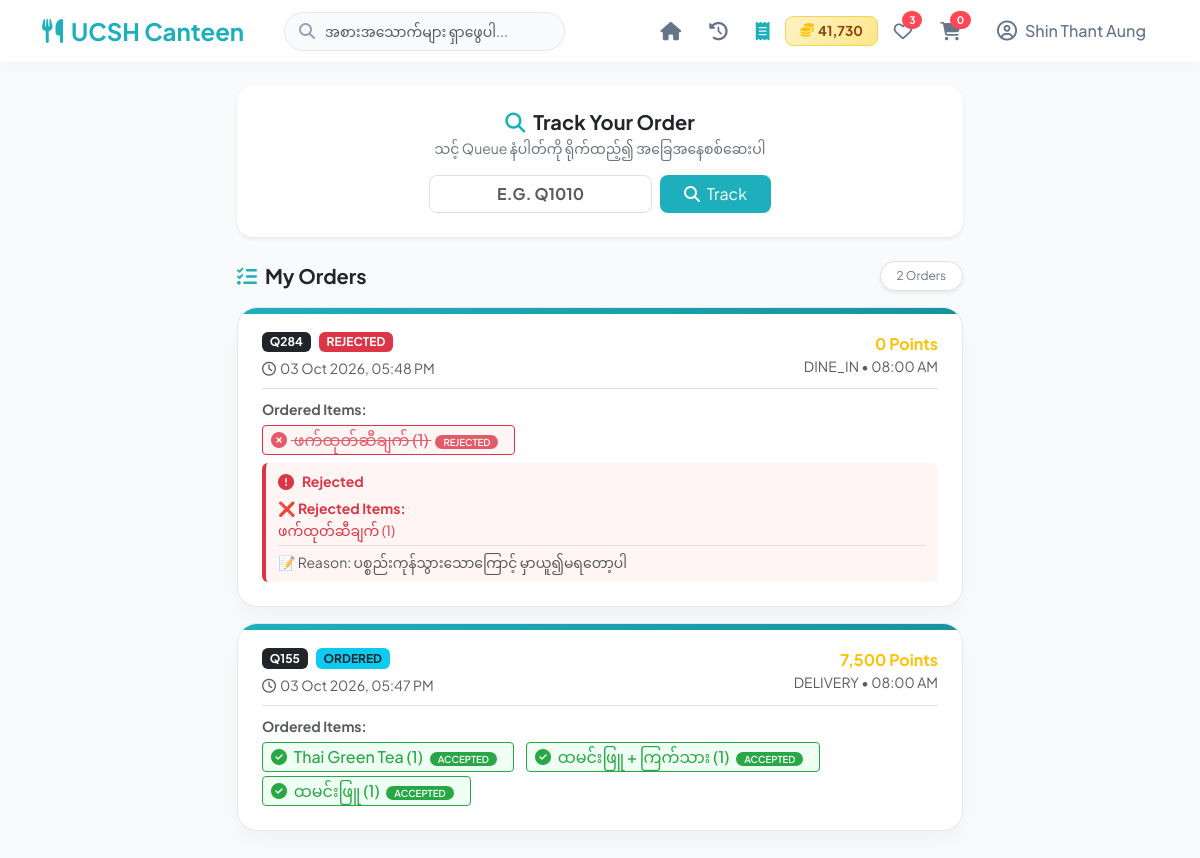
The page /track.php (signed in) on the database its author committed.
### tables this page shows
CREATE TABLE `users` (
  `userId` int(11) NOT NULL,
  `username` varchar(100) NOT NULL,
  `phoneNumber` varchar(20) NOT NULL,
  `password` varchar(255) NOT NULL,
  `role` enum('Admin','Customer') DEFAULT 'Customer',
  `customerType` enum('Guest','Logged') DEFAULT 'Logged',
  `points` int(11) NOT NULL DEFAULT 0,
  `createdAt` timestamp NOT NULL DEFAULT current_timestamp()
);

CREATE TABLE `orders` (
  `orderId` int(11) NOT NULL,
  `queue_number` varchar(20) DEFAULT NULL,
  `qr_code` varchar(255) DEFAULT NULL,
  `userId` int(11) DEFAULT NULL,
  `serviceType` varchar(50) DEFAULT NULL,
  `pickupTime` varchar(50) NOT NULL,
  `specialRequest` text DEFAULT NULL,
  `trackingStatus` enum('Pending','Confirmed','Cooking','PickUp','Completed','Rejected') DEFAULT 'Pending',
  `totalAmount` int(11) NOT NULL,
  `points_used` int(11) NOT NULL DEFAULT 0,
  `voucherSent` tinyint(1) DEFAULT 0,
  `createdAt` timestamp NOT NULL DEFAULT current_timestamp(),
  `orderType` enum('dine_in','pickup','delivery') DEFAULT 'dine_in',
  `status` enum('ordered','cooking','pickup','completed','rejected','partial_rejected') DEFAULT 'ordered',
  `rejectionReason` text DEFAULT NULL,
  `rejected_items` text DEFAULT NULL,
  `updatedAt` timestamp NOT NULL DEFAULT current_timestamp() ON UPDATE current_timestamp(),
  `deliveryAddress` varchar(255) DEFAULT NULL,
  `deliveryFee` int(11) DEFAULT 0,
  `deliveryLat` decimal(10,7) DEFAULT NULL,
  `deliveryLng` decimal(10,7) DEFAULT NULL,
  `deliveryStatus` enum('pending','preparing','on_the_way','delivered') DEFAULT 'pending'
);

### track.php (the view, shortened to what this page needs)
<?php
require_once 'db.php';
$isLoggedIn = isset($_SESSION['user_id']);
$user_id = $isLoggedIn ? $_SESSION['user_id'] : 0;
$currentPoints = 0;
$cart_count = 0;
$like_count = 0;
if ($isLoggedIn) {
    $userStmt = $conn->prepare("SELECT points FROM users WHERE userId = ?");
    $userStmt->bind_param("i", $user_id);
    $userStmt->execute();
    $userResult = $userStmt->get_result();
    $userData = $userResult->fetch_assoc();
    $currentPoints = $userData['points'] ?? 0;
    $cart_count_stmt = $conn->prepare("SELECT SUM(quantity) as total FROM cart WHERE userId = ?");
    if ($cart_count_stmt) {
        $cart_count_stmt->bind_param("i", $user_id);
        $cart_count_stmt->execute();
        $cart_count_res = $cart_count_stmt->get_result()->fetch_assoc();
        $cart_count = $cart_count_res['total'] ?? 0;
    }
    $like_stmt = $conn->prepare("SELECT COUNT(*) as total FROM liked_items WHERE userId = ?");
    if ($like_stmt) {
        $like_stmt->bind_param("i", $user_id);
        $like_stmt->execute();
        $like_res = $like_stmt->get_result()->fetch_assoc();
        $like_count = $like_res['total'] ?? 0;
    }
}
$orders = null;
if ($isLoggedIn) {
    $orders = $conn->query("SELECT o.*,
                            (SELECT GROUP_CONCAT(CONCAT(m.itemName, ' (', oi.quantity, ')') SEPARATOR ', ')
                             FROM order_items oi
                             JOIN menu_items m ON oi.itemId = m.itemId
                             WHERE oi.orderId = o.orderId) as items,
                            (SELECT GROUP_CONCAT(CONCAT(m.itemName, ' (', oi.quantity, ')') SEPARATOR ', ')
                             FROM order_items oi
                             JOIN menu_items m ON oi.itemId = m.itemId
                             WHERE oi.orderId = o.orderId
                             AND FIND_IN_SET(oi.itemId, o.rejected_items)) as rejected_item_names,
                            (SELECT GROUP_CONCAT(CONCAT(m.itemId, ':', m.itemName, ' (', oi.quantity, ')') SEPARATOR '|')
                             FROM order_items oi
                             JOIN menu_items m ON oi.itemId = m.itemId
                             WHERE oi.orderId = o.orderId) as items_with_id
                            FROM orders o
                            WHERE o.userId = $user_id
                            ORDER BY o.orderId DESC");
}
?>
<!DOCTYPE html>
<html lang="my">
<head>
    <link href="https://cdn.jsdelivr.net/npm/bootstrap@5.3.0/dist/css/bootstrap.min.css" rel="stylesheet">
    <link rel="stylesheet" href="https://cdnjs.cloudflare.com/ajax/libs/font-awesome/6.4.0/css/all.min.css">
</head>
<body class="pb-5">
<nav class="navbar navbar-expand-lg sticky-top navbar-custom py-2">
    <div class="container">
        <a class="navbar-brand fw-bold fs-4 text-brand d-flex align-items-center me-3" href="<?= $isLoggedIn ? 'index.php' : 'guest.php' ?>">
            <i class="fa-solid fa-utensils me-2"></i>UCSH Canteen
        </a>
        <div class="search-box position-relative flex-grow-1 mx-lg-4 my-2 my-lg-0">
            <i class="fa-solid fa-magnifying-glass search-icon"></i>
            <input type="text" id="searchInput" class="form-control form-control-sm py-2" placeholder="အစားအသောက်များ ရှာဖွေပါ...">
        </div>
        <div class="collapse navbar-collapse" id="navbarIcons">
            <div class="d-flex align-items-center ms-auto gap-1 mt-3 mt-lg-0 justify-content-around">
                <?php if ($isLoggedIn): ?>
                    <a href="index.php" class="nav-icon-btn text-decoration-none" title="Home">
                        <i class="fa-solid fa-house"></i>
                    </a>
                    <a href="track.php" class="nav-icon-btn text-decoration-none" title="Track Order">
                        <i class="fa-solid fa-clock-rotate-left"></i>
                    </a>
                    <a href="history.php" class="nav-icon-btn text-decoration-none text-brand" title="Order History">
                        <i class="fa-solid fa-receipt"></i>
                    </a>
                    <span class="points-nav"><i class="fa-solid fa-coins text-warning"></i> <?= number_format($currentPoints) ?></span>
                    <a href="likes.php" class="nav-icon-btn text-decoration-none" title="Liked Items">
                        <i class="fa-regular fa-heart"></i>
                        <span class="badge rounded-pill nav-badge"><?= $like_count ?></span>
                    </a>
                    <a href="cart.php" class="nav-icon-btn text-decoration-none" title="Cart">
                        <i class="fa-solid fa-cart-shopping"></i>
                        <span class="badge rounded-pill nav-badge"><?= $cart_count ?></span>
                    </a>
                    <div class="dropdown ms-lg-2">
                        <a href="#" class="nav-icon-btn text-decoration-none d-flex align-items-center gap-2" data-bs-toggle="dropdown">
                            <i class="fa-regular fa-user-circle fs-5"></i>
                            <span class="fw-medium small d-none d-lg-inline"><?= htmlspecialchars($_SESSION['username'] ?? 'Account') ?></span>
                        </a>
                    </div>
                <?php else: ?>
                    <a href="login.php" class="btn btn-outline-secondary btn-sm px-3 rounded-pill fw-medium">Login</a>
                    <a href="register.php" class="btn btn-brand btn-sm px-3 rounded-pill fw-medium">Register</a>
                <?php endif; ?>
            </div>
        </div>
    </div>
</nav>
<div class="container my-4" style="max-width: 750px;">
    <div class="card border-0 shadow-sm rounded-4 p-4 mb-4 bg-white">
        <div class="text-center mb-3">
            <h5 class="fw-bold text-dark mb-1">
                <i class="fa-solid fa-magnifying-glass text-brand me-2"></i>Track Your Order
            </h5>
            <p class="text-secondary small mb-0">သင့် Queue နံပါတ်ကို ရိုက်ထည့်၍ အခြေအနေစစ်ဆေးပါ</p>
        </div>
        <div class="d-flex justify-content-center gap-2 tracker-input">
            <input type="text" id="trackQueueInput" class="form-control text-center rounded-3 text-uppercase fw-bold" placeholder="e.g. Q1010" required>
            <button onclick="trackOrder()" class="btn btn-brand px-4 rounded-3 text-nowrap">
                <i class="fa-solid fa-magnifying-glass me-1"></i> Track
            </button>
        </div>
    </div>
    <?php if ($isLoggedIn): ?>
        <div class="d-flex align-items-center justify-content-between mb-3">
            <h5 class="fw-bold mb-0 text-dark"><i class="fa-solid fa-list-check text-brand me-2"></i>My Orders</h5>
            <span class="badge bg-white text-secondary border shadow-sm fw-normal px-3 py-2 rounded-pill fs-7">
                <?= $orders ? $orders->num_rows : 0 ?> Orders
            </span>
        </div>
        <?php if ($orders && $orders->num_rows > 0): ?>
            <?php while ($ord = $orders->fetch_assoc()):
                $status = $ord['status'] ?? 'ordered';
                $queueNumber = $ord['queue_number'] ?? 'Q-' . str_pad($ord['orderId'], 3, '0', STR_PAD_LEFT);
                $st = strtolower($status);
                $badgeClass = 'bg-secondary';
                if ($st === 'ordered' || $st === 'cooking') $badgeClass = 'bg-info text-dark';
                elseif ($st === 'pickup') $badgeClass = 'bg-primary';
                elseif ($st === 'completed') $badgeClass = 'bg-success';
                elseif ($st === 'rejected') $badgeClass = 'bg-danger';
                elseif ($st === 'partial_rejected') $badgeClass = 'bg-warning text-dark';
                $allItems = [];
                $rejectedItems = [];
                $acceptedItems = [];
                $itemStatusMap = [];
                if (!empty($ord['items'])) {
                    $allItems = explode(', ', $ord['items']);
                    $rejectedNames = !empty($ord['rejected_item_names']) ? explode(', ', $ord['rejected_item_names']) : [];
                    foreach ($allItems as $item) {
                        $isRejected = false;
                        foreach ($rejectedNames as $rejected) {
                            if (strpos($item, $rejected) !== false || strpos($rejected, $item) !== false) {
                                $isRejected = true;
                                break;
                            }
                        }
                        if ($isRejected) {
                            $rejectedItems[] = $item;
                            $itemStatusMap[$item] = 'rejected';
                        } else {
                            $acceptedItems[] = $item;
                            $itemStatusMap[$item] = 'accepted';
                        }
                    }
                }
                $hasRejectedItems = !empty($rejectedItems);
            ?>
                <div class="track-card p-4 mb-3">
                    <div class="d-flex justify-content-between align-items-start flex-wrap gap-2">
                        <div>
                            <div class="d-flex align-items-center gap-2 mb-1">
                                <span class="badge bg-dark text-white fw-bold"><?= $queueNumber ?></span>
                                <span class="badge <?= $badgeClass ?> text-uppercase"><?= $status ?></span>
                            </div>
                            <small class="text-muted"><i class="fa-regular fa-clock me-1"></i><?= date('d M Y, h:i A', strtotime($ord['createdAt'])) ?></small>
                        </div>
                        <div class="text-end">
                            <span class="fw-bold text-warning"><?= number_format($ord['points_used'] ?? 0) ?> Points</span>
                            <div class="small text-muted"><?= strtoupper($ord['orderType']) ?> • <?= $ord['pickupTime'] ?></div>
                        </div>
                    </div>
                    <div class="mt-2 pt-2 border-top">
                        <small class="text-muted fw-bold">Ordered Items:</small>
                        <div class="item-list mt-1">
                            <?php if (!empty($allItems)): ?>
                                <?php foreach ($allItems as $item):
                                    $isRejected = isset($itemStatusMap[$item]) && $itemStatusMap[$item] === 'rejected';
                                ?>
                                    <span class="item <?= $isRejected ? 'rejected' : 'accepted' ?>">
                                        <?php if ($isRejected): ?>
                                            <span class="rejected-item">
                                                <i class="fa-solid fa-circle-xmark me-1"></i>
                                                <?= htmlspecialchars($item) ?>
                                                <span class="reject-badge">REJECTED</span>
                                            </span>
                                        <?php else: ?>
                                            <span class="accepted-item">
                                                <i class="fa-solid fa-circle-check me-1"></i>
                                                <?= htmlspecialchars($item) ?>
                                                <span class="accept-badge">ACCEPTED</span>
                                            </span>
                                        <?php endif; ?>
                                    </span>
                                <?php endforeach; ?>
                            <?php else: ?>
                                <span class="text-muted">No items</span>
                            <?php endif; ?>
                        </div>
                    </div>
                    <?php if ($hasRejectedItems || !empty($ord['rejectionReason'])): ?>
                        <?php
                            $isPartial = $hasRejectedItems && !empty($acceptedItems);
                            $boxClass = $isPartial ? 'partial-reject-box' : 'reject-reason-box';
                            $icon = $isPartial ? 'fa-triangle-exclamation text-warning' : 'fa-circle-exclamation text-danger';
                            $title = $isPartial ? 'Partially Rejected' : 'Rejected';
                        ?>
                        <div class="<?= $boxClass ?>">
                            <div class="d-flex align-items-center gap-2">
                                <i class="fa-solid <?= $icon ?>"></i>
                                <small class="<?= $isPartial ? 'text-warning' : 'text-danger' ?> fw-bold"><?= $title ?></small>
                            </div>
                            <?php if (!empty($rejectedItems)): ?>
                                <div class="mt-1">
                                    <small class="text-danger fw-bold">❌ Rejected Items:</small>
                                    <small class="text-danger d-block"><?= htmlspecialchars(implode(', ', $rejectedItems)) ?></small>
                                </div>
                            <?php endif; ?>
                            <?php if (!empty($ord['rejectionReason'])): ?>
                                <div class="mt-1 pt-1 border-top">
                                    <small class="text-muted">📝 Reason: <?= htmlspecialchars($ord['rejectionReason']) ?></small>
                                </div>
                            <?php endif; ?>
                        </div>
                    <?php endif; ?>
                </div>
            <?php endwhile; ?>
        <?php endif; ?>
    <?php endif; ?>
</div>
</body>
</html>

### rows shown on the page
users: points "41,730"
orders: queue_number "Q284", status "REJECTED", createdAt "03 Oct 2026, 05:48 PM", points_used "0", orderType "DINE_IN", pickupTime "08:00 AM", item "ဖက်ထုတ်ဆီချက် (1)", title "Rejected", rejectedItems "ဖက်ထုတ်ဆီချက် (1)", rejectionReason "ပစ္စည်းကုန်သွားသောကြောင့် မှာယူ၍မရတော့ပါ"
orders: queue_number "Q155", status "ORDERED", createdAt "03 Oct 2026, 05:47 PM", points_used "7,500", orderType "DELIVERY", pickupTime "08:00 AM", item "Thai Green Tea (1)", item "ထမင်းဖြူ + ကြက်သား (1)", item "ထမင်းဖြူ (1)"

### other values the page prints
$like_count "3"
$cart_count "0"
$_SESSION['username'] "Shin Thant Aung"
$orders->num_rows "2"
